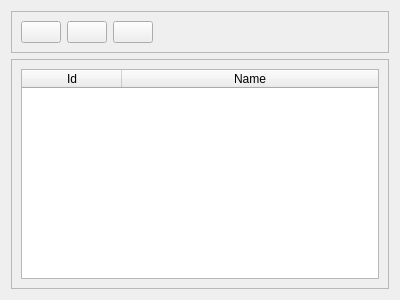
<?xml version="1.0" encoding="UTF-8"?>
<ui version="4.0">
 <class>ProductCategoriesListView</class>
 <widget class="QWidget" name="ProductCategoriesListView">
  <property name="geometry">
   <rect>
    <x>0</x>
    <y>0</y>
    <width>400</width>
    <height>300</height>
   </rect>
  </property>
  <property name="windowTitle">
   <string>Manage Product Categories</string>
  </property>
  <layout class="QVBoxLayout" name="verticalLayout_2">
   <item>
    <widget class="QFrame" name="frame_2">
     <property name="frameShape">
      <enum>QFrame::StyledPanel</enum>
     </property>
     <property name="frameShadow">
      <enum>QFrame::Raised</enum>
     </property>
     <layout class="QHBoxLayout" name="horizontalLayout">
      <item>
       <widget class="QPushButton" name="addProductCategoryPushButton">
        <property name="toolTip">
         <string>Add new product category</string>
        </property>
        <property name="text">
         <string/>
        </property>
        <property name="icon">
         <iconset resource="../../images.qrc">
          <normaloff>:/images/manufacturers/add_manufacturer.png</normaloff>:/images/manufacturers/add_manufacturer.png</iconset>
        </property>
        <property name="iconSize">
         <size>
          <width>40</width>
          <height>40</height>
         </size>
        </property>
       </widget>
      </item>
      <item>
       <widget class="QPushButton" name="editProductCategoryPushButton">
        <property name="toolTip">
         <string>Edit product category</string>
        </property>
        <property name="text">
         <string/>
        </property>
        <property name="icon">
         <iconset resource="../../images.qrc">
          <normaloff>:/images/manufacturers/edit_manufacturer.png</normaloff>:/images/manufacturers/edit_manufacturer.png</iconset>
        </property>
        <property name="iconSize">
         <size>
          <width>40</width>
          <height>40</height>
         </size>
        </property>
       </widget>
      </item>
      <item>
       <widget class="QPushButton" name="removeProductCategoryPushButton">
        <property name="toolTip">
         <string>Remove product category</string>
        </property>
        <property name="text">
         <string/>
        </property>
        <property name="icon">
         <iconset resource="../../images.qrc">
          <normaloff>:/images/manufacturers/remove_manufacturer.png</normaloff>:/images/manufacturers/remove_manufacturer.png</iconset>
        </property>
        <property name="iconSize">
         <size>
          <width>40</width>
          <height>40</height>
         </size>
        </property>
       </widget>
      </item>
      <item>
       <spacer name="horizontalSpacer">
        <property name="orientation">
         <enum>Qt::Horizontal</enum>
        </property>
        <property name="sizeHint" stdset="0">
         <size>
          <width>83</width>
          <height>20</height>
         </size>
        </property>
       </spacer>
      </item>
     </layout>
    </widget>
   </item>
   <item>
    <widget class="QFrame" name="frame">
     <property name="frameShape">
      <enum>QFrame::StyledPanel</enum>
     </property>
     <property name="frameShadow">
      <enum>QFrame::Raised</enum>
     </property>
     <layout class="QVBoxLayout" name="verticalLayout">
      <item>
       <widget class="QTableWidget" name="productCategoriesTableWidget">
        <property name="editTriggers">
         <set>QAbstractItemView::NoEditTriggers</set>
        </property>
        <property name="selectionMode">
         <enum>QAbstractItemView::SingleSelection</enum>
        </property>
        <property name="selectionBehavior">
         <enum>QAbstractItemView::SelectRows</enum>
        </property>
        <attribute name="horizontalHeaderStretchLastSection">
         <bool>true</bool>
        </attribute>
        <column>
         <property name="text">
          <string>Id</string>
         </property>
        </column>
        <column>
         <property name="text">
          <string>Name</string>
         </property>
        </column>
       </widget>
      </item>
     </layout>
    </widget>
   </item>
  </layout>
 </widget>
 <resources>
  <include location="../../images.qrc"/>
 </resources>
 <connections/>
</ui>
